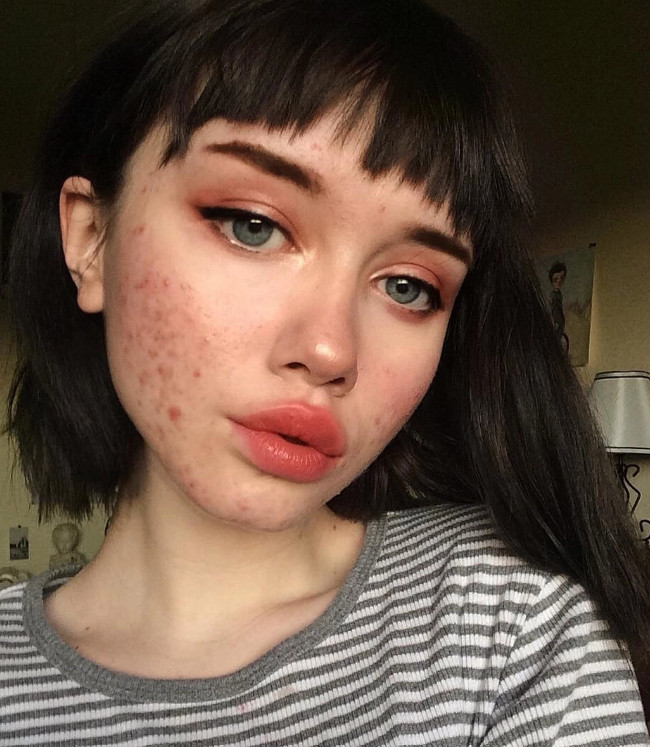
#> input picture Nhom9_Buoi7/1.jpg, 650 x 747 px
$ python -i lam_dep.py   (imports and definitions only)   (older library calls are emulated)
#> lines starting #> are read from the running program, lines starting #| are printed output that depends on the picture
import cv2
import matplotlib.pyplot as plt
import numpy as np
import tkinter as tk
from tkinter import filedialog


def process_image():
    # Load the image
    file_path = filedialog.askopenfilename()
#> the answer given: 1.jpg
    image = cv2.imread(file_path)
#> image is the input picture: shape (747, 650, 3); mean B, G, R 71.8, 85.4, 106.1

    # Image processing steps (same as your code)
    denoised_image = cv2.fastNlMeansDenoisingColored(image, None, 10, 10, 7, 21)
    contrast_stretched_image = cv2.normalize(denoised_image, None, 255, 0, cv2.NORM_MINMAX, cv2.CV_8UC1)
    kernel = np.array([[0, -1, 0], [-1, 5, -1], [0, -1, 0]], np.float32)
    sharpened_image = cv2.filter2D(contrast_stretched_image, -1, kernel=kernel)
    brightness_image = cv2.convertScaleAbs(sharpened_image, alpha=1, beta=10)
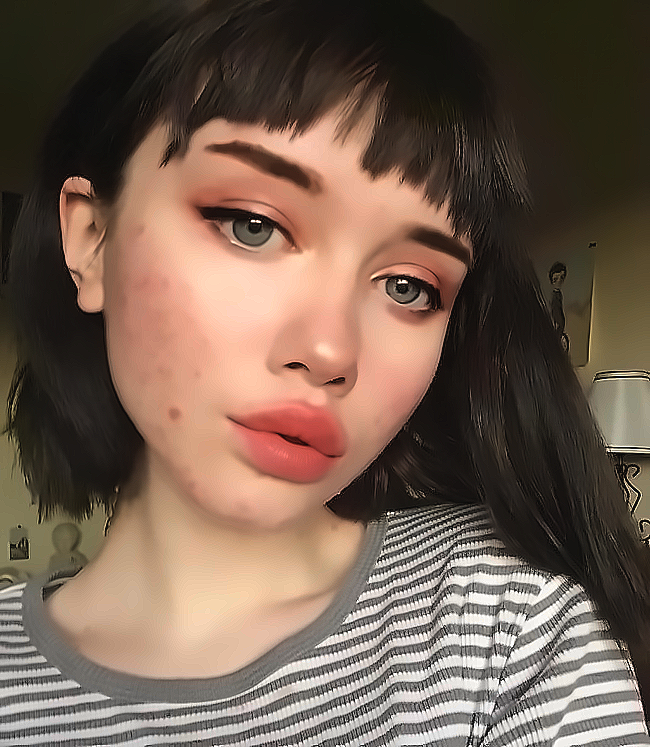
#> brightness_image: shape (747, 650, 3); mean B, G, R 81.4, 95.3, 116.3
    gamma = 0.5
    lookup_table = np.array([((i / 255.0) ** gamma) * 255 for i in np.arange(0, 256)]).astype("uint8")
    gamma_corrected_image = cv2.LUT(brightness_image, lookup_table)
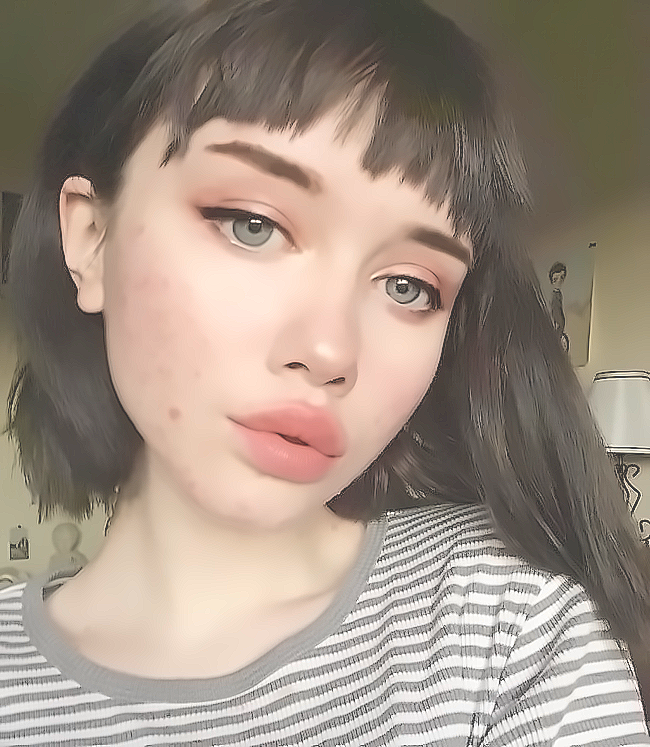
#> gamma_corrected_image: shape (747, 650, 3); mean B, G, R 131.8, 144.3, 159

    # Display the original and enhanced images using Matplotlib
    plt.figure(figsize=(10, 5))
    plt.subplot(1, 2, 1)
    plt.imshow(cv2.cvtColor(image, cv2.COLOR_BGR2RGB))
    plt.title('ảnh gốc')

    plt.subplot(1, 2, 2)
    plt.imshow(cv2.cvtColor(gamma_corrected_image, cv2.COLOR_BGR2RGB))
    plt.title('ảnh đã chỉnh')

    plt.show()
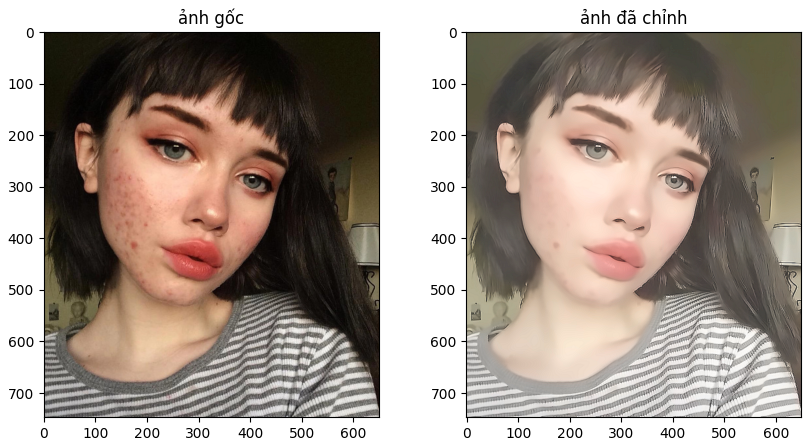
#> figure drawn by matplotlib, 2 panels


# Create a simple Tkinter GUI
# [3 lines not run here, left out]

# [1 line that did not run here, left out]
# [3 lines not run here, left out]

>>> result = process_image()

$ run again, with Nhom9_Buoi7/y.jpg copied over Nhom9_Buoi7/1.jpg
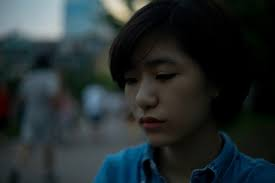
#> input picture Nhom9_Buoi7/y.jpg, 275 x 183 px
#> in process_image, image is the input picture: shape (183, 275, 3); mean B, G, R 47, 45.4, 36.7
#> in process_image, `gamma_corrected_image = cv2.LUT(brightness_image, lookup_table)`:
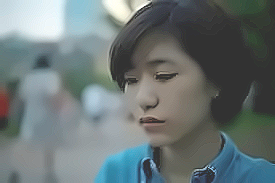
#> gamma_corrected_image: shape (183, 275, 3); mean B, G, R 117.8, 117.4, 106.7
#> in process_image, `plt.show()`:
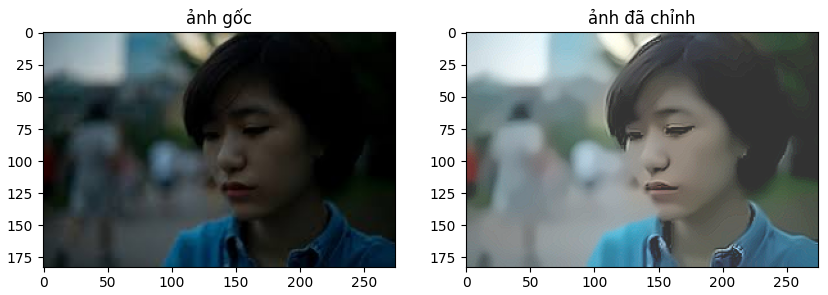
#> figure drawn by matplotlib, 2 panels
